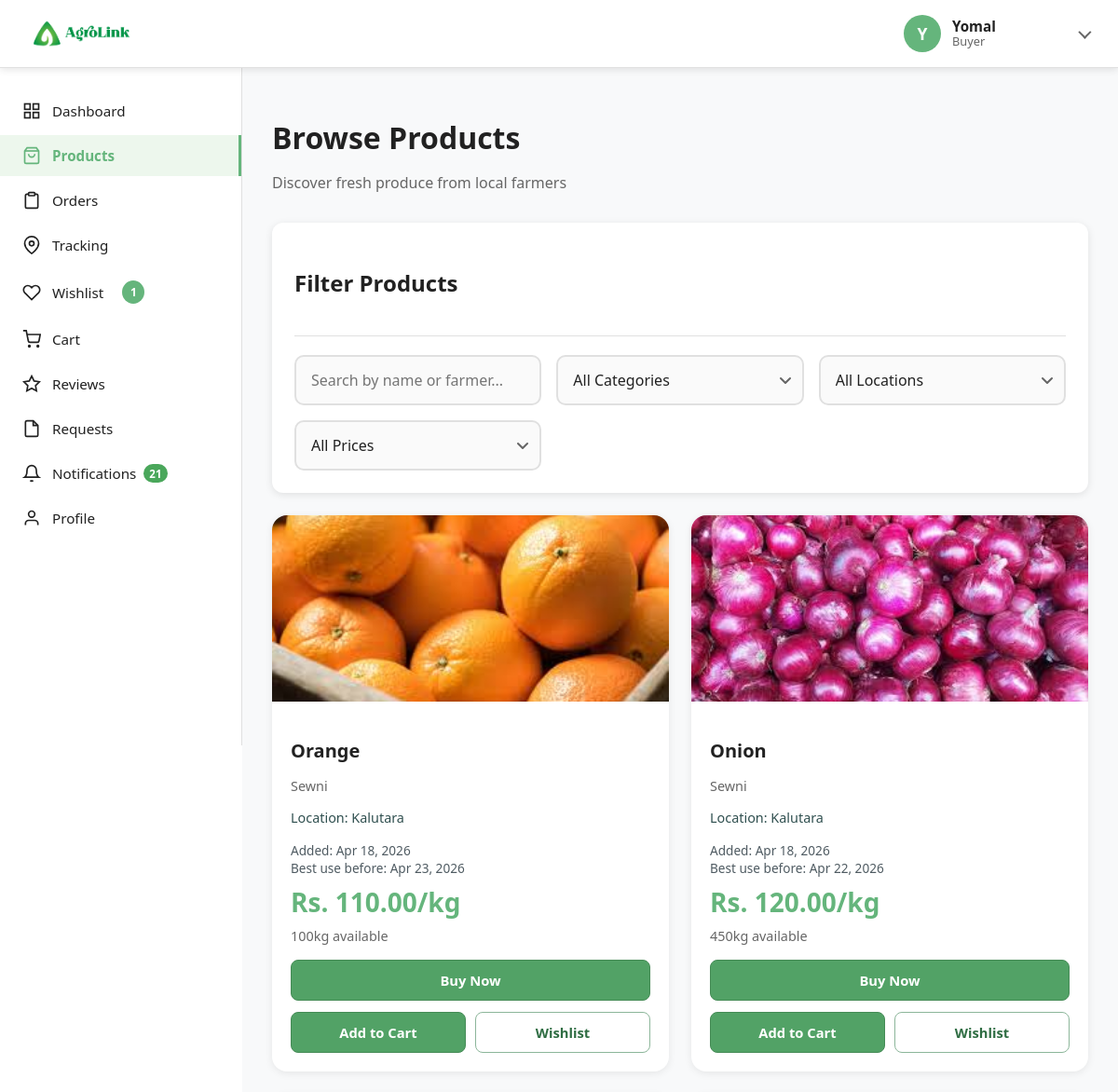
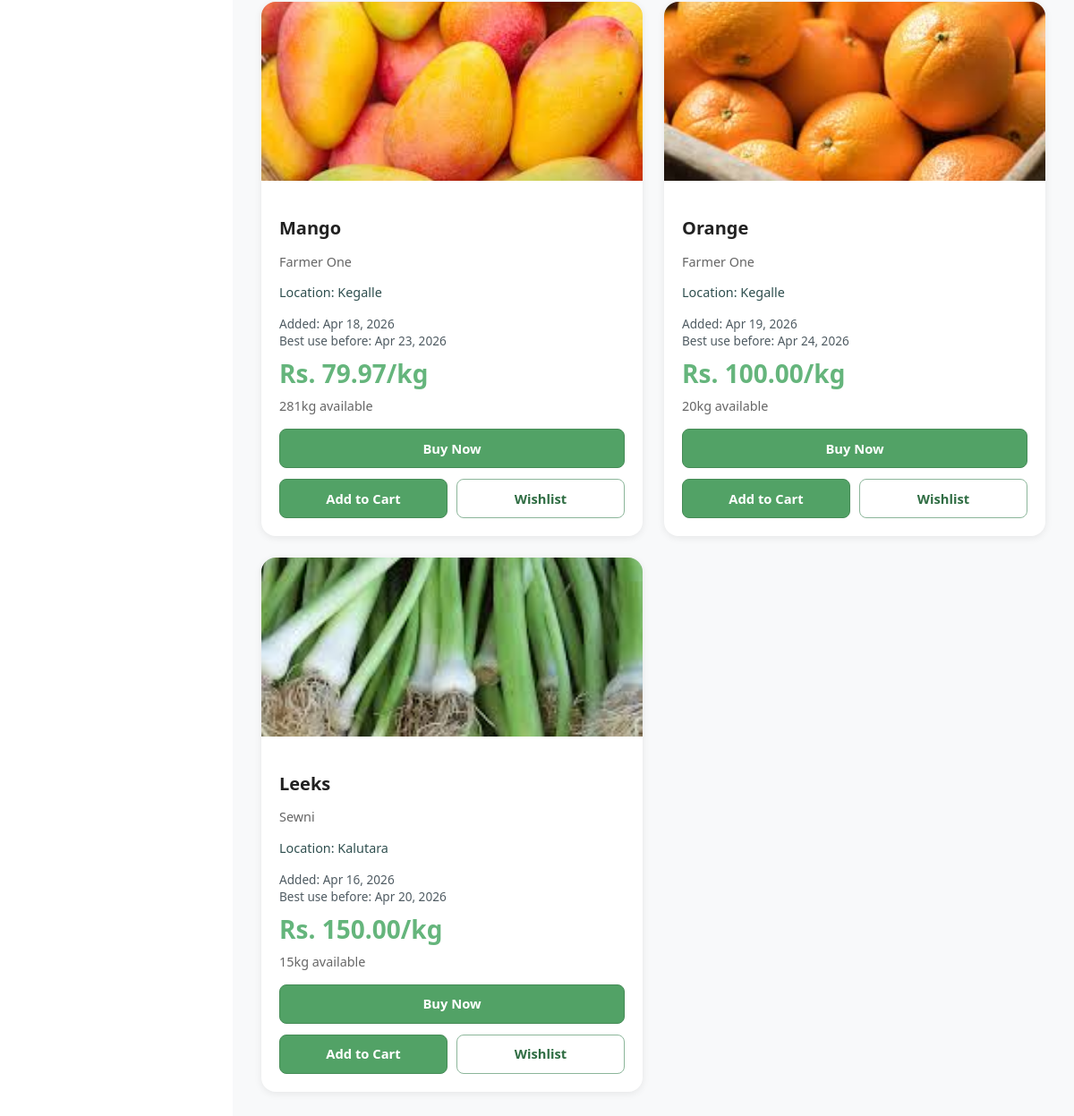
Screenshot of /buyerproducts (signed in) with the database file from the repository (2 pictures, top to bottom).
### tables this page shows
CREATE TABLE `products` (
  `id` int(11) NOT NULL,
  `farmer_id` int(11) NOT NULL,
  `name` varchar(255) NOT NULL,
  `product_master_id` int(11) DEFAULT NULL,
  `price` decimal(10,2) NOT NULL,
  `quantity` int(11) NOT NULL,
  `description` text DEFAULT NULL,
  `district_id` int(11) DEFAULT NULL,
  `town_id` int(11) DEFAULT NULL,
  `image` varchar(255) DEFAULT NULL,
  `location` varchar(100) DEFAULT NULL,
  `category` varchar(50) NOT NULL DEFAULT 'other',
  `listing_date` date NOT NULL DEFAULT curdate(),
  `created_at` timestamp NOT NULL DEFAULT current_timestamp(),
  `updated_at` timestamp NOT NULL DEFAULT current_timestamp() ON UPDATE current_timestamp()
);

CREATE TABLE `users` (
  `id` int(11) NOT NULL,
  `name` varchar(255) NOT NULL,
  `email` varchar(255) NOT NULL,
  `password` varchar(255) NOT NULL,
  `password_updated_at` timestamp NULL DEFAULT NULL,
  `role` varchar(255) NOT NULL,
  `status` enum('active','inactive') DEFAULT 'active',
  `verification_status` enum('not_required','pending','approved','rejected') DEFAULT 'not_required',
  `deactivated_at` timestamp NULL DEFAULT NULL,
  `deactivation_reason` varchar(500) DEFAULT NULL,
  `created_at` timestamp NOT NULL DEFAULT current_timestamp(),
  `updated_at` timestamp NOT NULL DEFAULT current_timestamp() ON UPDATE current_timestamp()
);

CREATE TABLE `farmer_profiles` (
  `id` int(11) NOT NULL,
  `user_id` int(11) NOT NULL,
  `phone` varchar(20) DEFAULT NULL,
  `district` varchar(100) DEFAULT NULL,
  `crops_selling` text DEFAULT NULL,
  `full_address` text DEFAULT NULL,
  `profile_photo` varchar(255) DEFAULT NULL,
  `created_at` timestamp NOT NULL DEFAULT current_timestamp(),
  `updated_at` timestamp NOT NULL DEFAULT current_timestamp() ON UPDATE current_timestamp()
);

### app/views/buyer/products.view.php (the view, shortened to what the rows shown need)
<div class="content-header">
    <h1 class="content-title">Browse Products</h1>
</div>
<div class="products-grid" id="productsGrid">
    <?php if (empty($products)): ?>
        <div class="buyer-products-empty-state">
            <div class="buyer-products-empty-icon">🌾</div>
            <h3>No products available yet</h3>
            <p>Check back later for fresh products from our farmers!</p>
        </div>
    <?php else: ?>
        <?php foreach ($products as $product): ?>
            <div class="product-card"
                data-id="<?= htmlspecialchars($product->id) ?>"
                data-name="<?= strtolower(htmlspecialchars($product->name)) ?>"
                data-category="<?= strtolower(htmlspecialchars($product->category)) ?>"
                data-location="<?= strtolower(htmlspecialchars($product->location)) ?>"
                data-price="<?= htmlspecialchars($product->price) ?>"
                data-farmer="<?= strtolower(htmlspecialchars($product->farmer_name ?? '')) ?>"
                data-image="<?= !empty($product->image) ? htmlspecialchars($product->image) : '' ?>">
                <div class="product-image">
                    <?php if (!empty($product->image) && file_exists("assets/images/products/" . $product->image)): ?>
                        <img src="<?= ROOT ?>/assets/images/products/<?= htmlspecialchars($product->image) ?>"
                            alt="<?= htmlspecialchars($product->name) ?>">
                    <?php else: ?>
                        <img src="<?= ROOT ?>/assets/images/default-product.svg"
                            alt="<?= htmlspecialchars($product->name) ?>"
                            class="buyer-products-fallback-image">
                    <?php endif; ?>
                </div>
                <div class="product-info">
                    <h3 class="product-name"><?= htmlspecialchars($product->name) ?></h3>
                    <p class="product-farmer">
                        <?= htmlspecialchars($product->farmer_name ?? 'Unknown Farmer') ?>
                    </p>
                    <p class="product-description buyer-products-location-line">
                        Location: <?= htmlspecialchars($product->farmer_district ?? $product->location ?? 'Unknown Location') ?>
                    </p>
                    <div class="buyer-products-date-meta">
                        <div>Added: <?= htmlspecialchars($product->display_added_date ?? '-') ?></div>
                        <div>Best use before: <?= htmlspecialchars($product->display_best_use_date ?? '-') ?></div>
                    </div>
                    <div class="product-price">Rs. <?= number_format($product->price, 2) ?>/kg</div>
                    <div class="product-stock">
                        <?= htmlspecialchars($product->quantity) ?>kg available
                    </div>
                    <div class="buyer-products-actions">
                        <button class="btn btn-primary btn-buy-now buyer-product-action-btn"
                            onclick="BuyerDashboard.buyNow(<?= $product->id ?>, '<?= addslashes(htmlspecialchars($product->name)) ?>', <?= $product->price ?>, <?= $product->quantity ?>)">
                            Buy Now
                        </button>
                        <div class="buyer-products-secondary-actions">
                            <button class="btn btn-primary btn-add-cart buyer-product-action-btn"
                                onclick="BuyerDashboard.addToCart(<?= $product->id ?>, '<?= addslashes(htmlspecialchars($product->name)) ?>', <?= $product->price ?>, <?= $product->quantity ?>)">
                                Add to Cart
                            </button>
                            <button class="btn btn-outline buyer-product-action-btn" onclick="BuyerDashboard.addToWishlist(<?= $product->id ?>, event)">
                                Wishlist
                            </button>
                        </div>
                    </div>
                </div>
            </div>
        <?php endforeach; ?>
    <?php endif; ?>
</div>

### rows the page displays
products: image (picture), name "Orange", users.name "Sewni", farmer_profiles.district "Kalutara", listing_date "Apr 18, 2026", category+listing_date "Apr 23, 2026", price "110.00", quantity "100"
products: image (picture), name "Onion", users.name "Sewni", farmer_profiles.district "Kalutara", listing_date "Apr 18, 2026", category+listing_date "Apr 22, 2026", price "120.00", quantity "450"
products: image (picture), name "Mango", users.name "Farmer One", farmer_profiles.district "Kegalle", listing_date "Apr 18, 2026", category+listing_date "Apr 23, 2026", price "79.97", quantity "281"
products: image (picture), name "Orange", users.name "Farmer One", farmer_profiles.district "Kegalle", listing_date "Apr 19, 2026", category+listing_date "Apr 24, 2026", price "100.00", quantity "20"
products: image (picture), name "Leeks", users.name "Sewni", farmer_profiles.district "Kalutara", listing_date "Apr 16, 2026", category+listing_date "Apr 20, 2026", price "150.00", quantity "15"

### other values shown
$userRole !== '' ? $userRole : 'User' "Buyer"
$wishlistCount "1"
$notificationUnreadCount "21"
